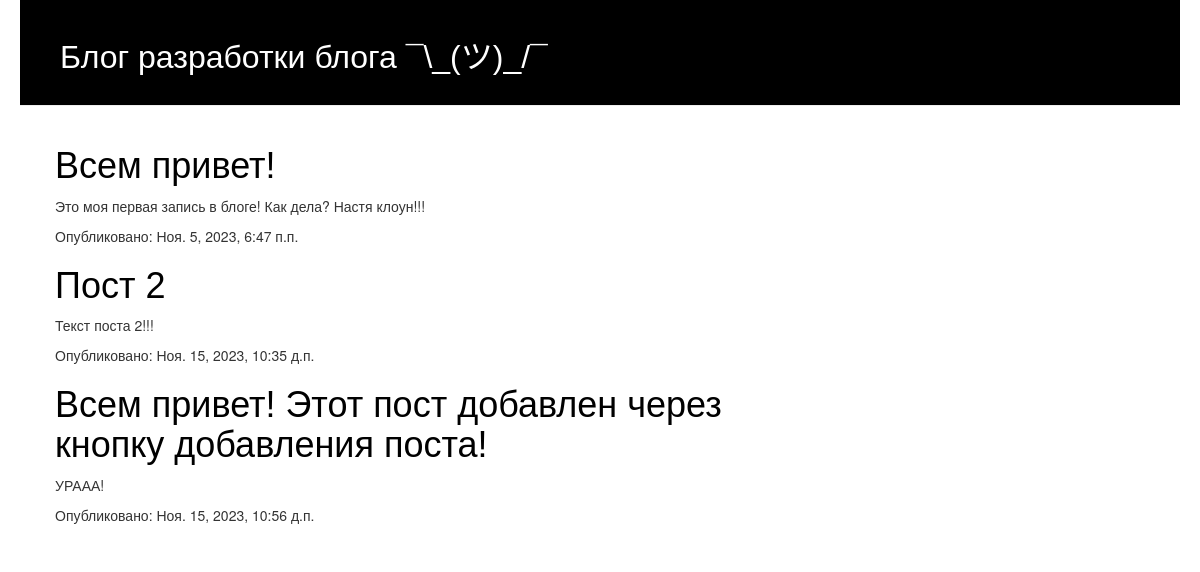
Before: / with the older database file.
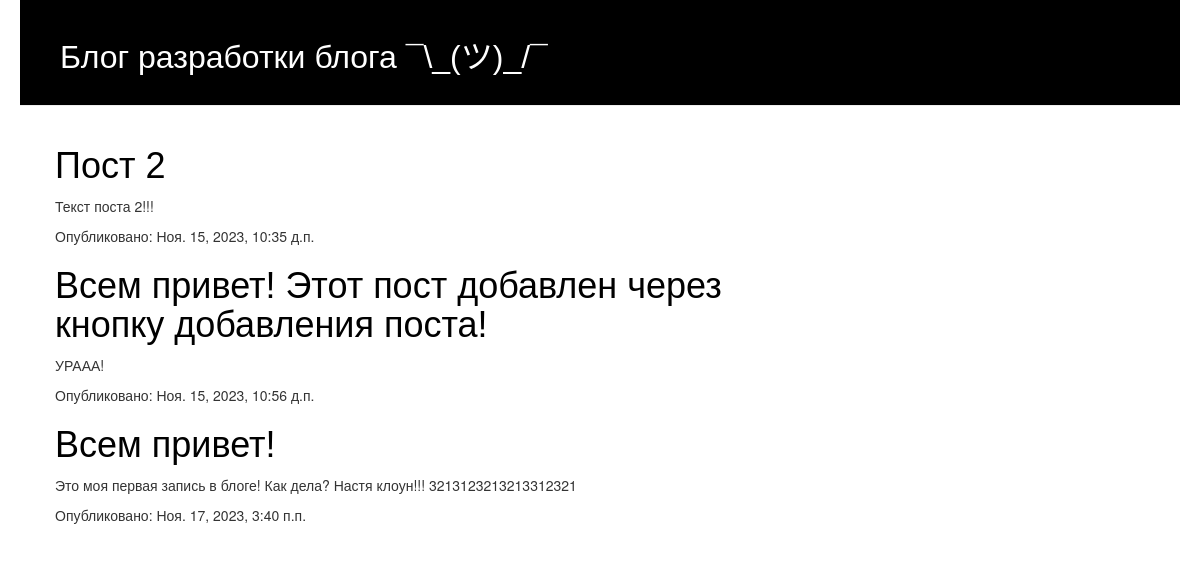
After: the same page with the newer database file.
### blog/models.py (models this page shows, shortened)
class Post(models.Model):
    author = models.ForeignKey(settings.AUTH_USER_MODEL, on_delete=models.CASCADE)
    title = models.CharField(max_length=200)
    text = models.TextField()
    created_date = models.DateTimeField(default=timezone.now)
    published_date = models.DateTimeField(blank=True, null=True)

### blog/views.py (the view)
# urls.py: path('', views.post_list, name='post_list'),
def post_list(request):
    posts = Post.objects.filter(published_date__lte=timezone.now()).order_by('published_date')
    return render(request, 'blog/post_list.html', {'posts': posts})

### blog/templates/blog/post_list.html
{% extends 'blog/base.html' %}
{% block content %}
    {% for post in posts %}
        <div class="post">
            <h1><a href="{% url 'post_detail' pk=post.pk %}">{{ post.title }}</a></h1>
            <p>{{ post.text|linebreaksbr }}</p>
            {% if post.published_date %}
                <p>Опубликовано: {{ post.published_date }}</p>
            {% endif %}
        </div>
    {% endfor %}
{% endblock %}

Changed rows visible on the page:
changed Post "Всем привет!": text "Это моя первая запись в блоге! Как дела? Настя клоун!!!" → "Это моя первая запись в блоге! Как дела? Настя клоун!!! 3213123213213312321"; published_date "Ноя. 5, 2023, 6:47 п.п." → "Ноя. 17, 2023, 3:40 п.п."; moves down the list
